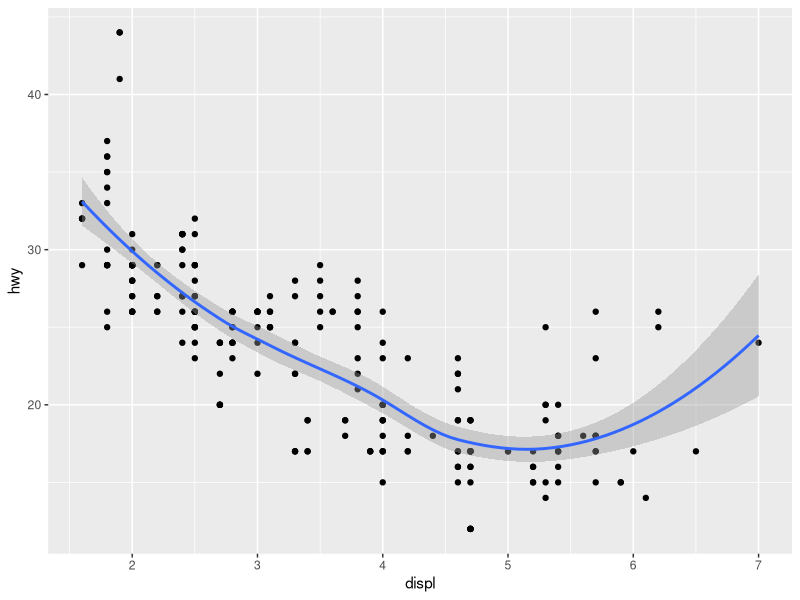

Source code (R):
## ---- chunk 1
x <- rnorm(10)
## ---- chunk 2
library("ggplot2")
p <- ggplot(mpg, aes(displ, hwy)) +
  geom_point() +
  geom_smooth()
p
## ---- chunk 3
knitr::kable(summary(cars), caption = "Table caption.")
## ---- chunk 4
sessionInfo()
